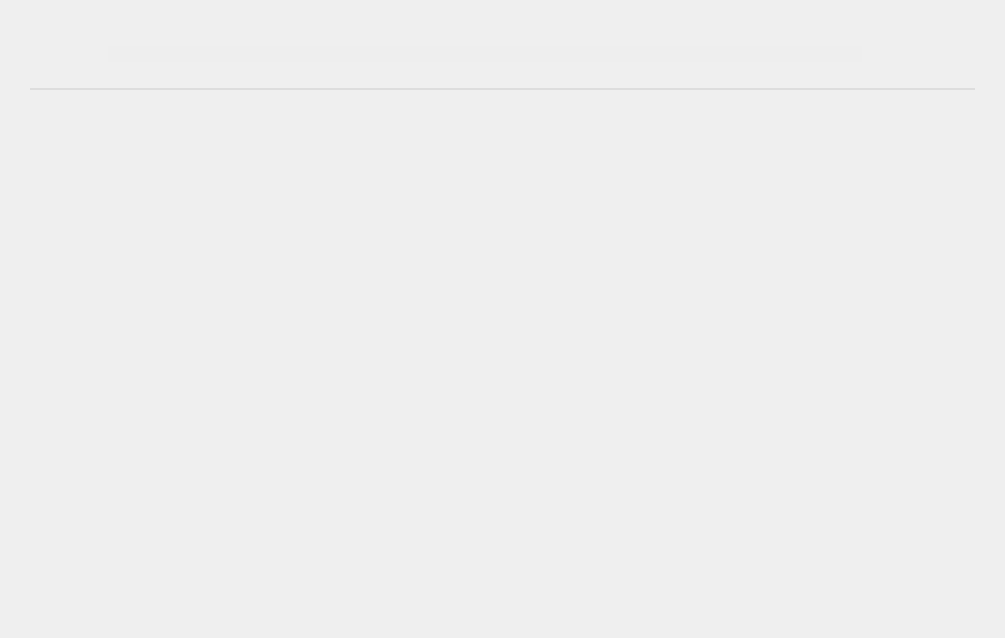
<?xml version="1.0" encoding="UTF-8"?>
<ui version="4.0">
 <class>CentralWidget</class>
 <widget class="QWidget" name="CentralWidget">
  <property name="geometry">
   <rect>
    <x>0</x>
    <y>0</y>
    <width>1005</width>
    <height>638</height>
   </rect>
  </property>
  <property name="windowTitle">
   <string>Form</string>
  </property>
  <property name="styleSheet">
   <string notr="true">#line_2 {
	color: #DDDDDD;
}

#label_title, #label_title2 {
	color: #999999;
}

#label_title3 {
	background-color: #EEEEEE;
	border: none;
}

#button_user, #button_user:hover {
	border: none;
	background: none;
	padding-right: 15px;
}

#button_user::menu-indicator {
	image: none;
}</string>
  </property>
  <layout class="QHBoxLayout" name="horizontalLayout">
   <property name="spacing">
    <number>0</number>
   </property>
   <property name="leftMargin">
    <number>0</number>
   </property>
   <property name="topMargin">
    <number>0</number>
   </property>
   <property name="rightMargin">
    <number>0</number>
   </property>
   <property name="bottomMargin">
    <number>0</number>
   </property>
   <item>
    <widget class="QWidget" name="widget_menu" native="true">
     <property name="minimumSize">
      <size>
       <width>0</width>
       <height>0</height>
      </size>
     </property>
     <layout class="QVBoxLayout" name="verticalLayout_8">
      <property name="spacing">
       <number>0</number>
      </property>
      <property name="leftMargin">
       <number>0</number>
      </property>
      <property name="topMargin">
       <number>0</number>
      </property>
      <property name="rightMargin">
       <number>0</number>
      </property>
      <property name="bottomMargin">
       <number>0</number>
      </property>
     </layout>
    </widget>
   </item>
   <item>
    <layout class="QVBoxLayout" name="verticalLayout">
     <property name="spacing">
      <number>0</number>
     </property>
     <item>
      <layout class="QHBoxLayout" name="horizontalLayout_2">
       <property name="spacing">
        <number>0</number>
       </property>
       <property name="sizeConstraint">
        <enum>QLayout::SetMaximumSize</enum>
       </property>
       <item>
        <layout class="QVBoxLayout" name="verticalLayout_2">
         <property name="spacing">
          <number>20</number>
         </property>
         <property name="sizeConstraint">
          <enum>QLayout::SetMaximumSize</enum>
         </property>
         <property name="leftMargin">
          <number>30</number>
         </property>
         <property name="topMargin">
          <number>30</number>
         </property>
         <property name="rightMargin">
          <number>30</number>
         </property>
         <property name="bottomMargin">
          <number>30</number>
         </property>
         <item>
          <widget class="QWidget" name="widget_title" native="true">
           <layout class="QVBoxLayout" name="verticalLayout_4">
            <property name="spacing">
             <number>10</number>
            </property>
            <property name="leftMargin">
             <number>0</number>
            </property>
            <property name="topMargin">
             <number>0</number>
            </property>
            <property name="rightMargin">
             <number>0</number>
            </property>
            <property name="bottomMargin">
             <number>0</number>
            </property>
            <item>
             <layout class="QHBoxLayout" name="horizontalLayout_5">
              <property name="spacing">
               <number>10</number>
              </property>
              <property name="rightMargin">
               <number>0</number>
              </property>
              <item>
               <widget class="QLabel" name="label_title">
                <property name="sizePolicy">
                 <sizepolicy hsizetype="Preferred" vsizetype="Preferred">
                  <horstretch>0</horstretch>
                  <verstretch>0</verstretch>
                 </sizepolicy>
                </property>
                <property name="minimumSize">
                 <size>
                  <width>0</width>
                  <height>0</height>
                 </size>
                </property>
                <property name="maximumSize">
                 <size>
                  <width>16777215</width>
                  <height>16777215</height>
                 </size>
                </property>
                <property name="font">
                 <font>
                  <pointsize>16</pointsize>
                  <weight>75</weight>
                  <bold>true</bold>
                 </font>
                </property>
                <property name="text">
                 <string/>
                </property>
               </widget>
              </item>
              <item>
               <widget class="QWidget" name="widget_title2" native="true">
                <property name="minimumSize">
                 <size>
                  <width>0</width>
                  <height>0</height>
                 </size>
                </property>
                <property name="font">
                 <font>
                  <pointsize>16</pointsize>
                 </font>
                </property>
                <layout class="QHBoxLayout" name="horizontalLayout_3">
                 <property name="leftMargin">
                  <number>0</number>
                 </property>
                 <property name="topMargin">
                  <number>0</number>
                 </property>
                 <property name="rightMargin">
                  <number>0</number>
                 </property>
                 <property name="bottomMargin">
                  <number>0</number>
                 </property>
                 <item>
                  <widget class="IconLabel" name="icon_title2">
                   <property name="minimumSize">
                    <size>
                     <width>10</width>
                     <height>10</height>
                    </size>
                   </property>
                   <property name="maximumSize">
                    <size>
                     <width>10</width>
                     <height>10</height>
                    </size>
                   </property>
                   <property name="text">
                    <string/>
                   </property>
                   <property name="pixmap">
                    <pixmap resource="../rc/resources.qrc">:/icons/images/material/fiber_manual_record.svg</pixmap>
                   </property>
                   <property name="scaledContents">
                    <bool>true</bool>
                   </property>
                   <property name="color" stdset="0">
                    <color>
                     <red>153</red>
                     <green>153</green>
                     <blue>153</blue>
                    </color>
                   </property>
                  </widget>
                 </item>
                 <item>
                  <widget class="QLabel" name="label_title2">
                   <property name="font">
                    <font>
                     <pointsize>16</pointsize>
                     <weight>75</weight>
                     <bold>true</bold>
                    </font>
                   </property>
                   <property name="text">
                    <string/>
                   </property>
                  </widget>
                 </item>
                </layout>
               </widget>
              </item>
              <item>
               <widget class="QWidget" name="widget_title3" native="true">
                <property name="sizePolicy">
                 <sizepolicy hsizetype="Expanding" vsizetype="Preferred">
                  <horstretch>0</horstretch>
                  <verstretch>0</verstretch>
                 </sizepolicy>
                </property>
                <property name="minimumSize">
                 <size>
                  <width>0</width>
                  <height>0</height>
                 </size>
                </property>
                <layout class="QHBoxLayout" name="horizontalLayout_4">
                 <property name="leftMargin">
                  <number>0</number>
                 </property>
                 <property name="topMargin">
                  <number>0</number>
                 </property>
                 <property name="rightMargin">
                  <number>0</number>
                 </property>
                 <property name="bottomMargin">
                  <number>0</number>
                 </property>
                 <item>
                  <widget class="IconLabel" name="icon_title3">
                   <property name="minimumSize">
                    <size>
                     <width>10</width>
                     <height>10</height>
                    </size>
                   </property>
                   <property name="maximumSize">
                    <size>
                     <width>10</width>
                     <height>10</height>
                    </size>
                   </property>
                   <property name="text">
                    <string/>
                   </property>
                   <property name="pixmap">
                    <pixmap resource="../rc/resources.qrc">:/icons/images/material/fiber_manual_record.svg</pixmap>
                   </property>
                   <property name="scaledContents">
                    <bool>true</bool>
                   </property>
                   <property name="color" stdset="0">
                    <color>
                     <red>153</red>
                     <green>153</green>
                     <blue>153</blue>
                    </color>
                   </property>
                  </widget>
                 </item>
                 <item>
                  <widget class="QLineEdit" name="label_title3">
                   <property name="readOnly">
                    <bool>true</bool>
                   </property>
                  </widget>
                 </item>
                </layout>
               </widget>
              </item>
              <item>
               <spacer name="horizontalSpacer">
                <property name="orientation">
                 <enum>Qt::Horizontal</enum>
                </property>
                <property name="sizeType">
                 <enum>QSizePolicy::Preferred</enum>
                </property>
                <property name="sizeHint" stdset="0">
                 <size>
                  <width>40</width>
                  <height>20</height>
                 </size>
                </property>
               </spacer>
              </item>
              <item>
               <widget class="QToolButton" name="button_user">
                <property name="sizePolicy">
                 <sizepolicy hsizetype="Preferred" vsizetype="Fixed">
                  <horstretch>0</horstretch>
                  <verstretch>0</verstretch>
                 </sizepolicy>
                </property>
                <property name="maximumSize">
                 <size>
                  <width>300</width>
                  <height>16777215</height>
                 </size>
                </property>
                <property name="font">
                 <font>
                  <pointsize>11</pointsize>
                 </font>
                </property>
                <property name="layoutDirection">
                 <enum>Qt::LeftToRight</enum>
                </property>
                <property name="text">
                 <string/>
                </property>
                <property name="iconSize">
                 <size>
                  <width>45</width>
                  <height>45</height>
                 </size>
                </property>
                <property name="toolButtonStyle">
                 <enum>Qt::ToolButtonTextBesideIcon</enum>
                </property>
                <property name="autoRaise">
                 <bool>true</bool>
                </property>
               </widget>
              </item>
             </layout>
            </item>
            <item>
             <widget class="Line" name="line_2">
              <property name="frameShadow">
               <enum>QFrame::Plain</enum>
              </property>
              <property name="lineWidth">
               <number>2</number>
              </property>
              <property name="orientation">
               <enum>Qt::Horizontal</enum>
              </property>
             </widget>
            </item>
           </layout>
          </widget>
         </item>
         <item>
          <widget class="QWidget" name="widget_central" native="true">
           <property name="sizePolicy">
            <sizepolicy hsizetype="Expanding" vsizetype="Expanding">
             <horstretch>0</horstretch>
             <verstretch>0</verstretch>
            </sizepolicy>
           </property>
           <layout class="QVBoxLayout" name="verticalLayout_6">
            <property name="spacing">
             <number>0</number>
            </property>
            <property name="leftMargin">
             <number>0</number>
            </property>
            <property name="topMargin">
             <number>0</number>
            </property>
            <property name="rightMargin">
             <number>0</number>
            </property>
            <property name="bottomMargin">
             <number>0</number>
            </property>
           </layout>
          </widget>
         </item>
        </layout>
       </item>
       <item>
        <widget class="QWidget" name="widget_notif" native="true">
         <property name="sizePolicy">
          <sizepolicy hsizetype="Fixed" vsizetype="Expanding">
           <horstretch>0</horstretch>
           <verstretch>0</verstretch>
          </sizepolicy>
         </property>
         <property name="minimumSize">
          <size>
           <width>350</width>
           <height>0</height>
          </size>
         </property>
         <property name="maximumSize">
          <size>
           <width>350</width>
           <height>16777215</height>
          </size>
         </property>
         <layout class="QVBoxLayout" name="verticalLayout_5">
          <property name="spacing">
           <number>0</number>
          </property>
          <property name="sizeConstraint">
           <enum>QLayout::SetMinimumSize</enum>
          </property>
          <property name="leftMargin">
           <number>0</number>
          </property>
          <property name="topMargin">
           <number>0</number>
          </property>
          <property name="rightMargin">
           <number>0</number>
          </property>
          <property name="bottomMargin">
           <number>0</number>
          </property>
         </layout>
        </widget>
       </item>
      </layout>
     </item>
    </layout>
   </item>
  </layout>
 </widget>
 <customwidgets>
  <customwidget>
   <class>IconLabel</class>
   <extends>QLabel</extends>
   <header>guardata.core.gui.custom_widgets</header>
  </customwidget>
 </customwidgets>
 <resources>
  <include location="../rc/resources.qrc"/>
 </resources>
 <connections/>
</ui>
